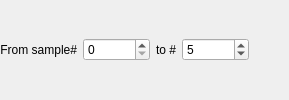
                 <widget class="QWidget" name="page">
                  <layout class="QVBoxLayout" name="verticalLayout_25">
                   <property name="leftMargin">
                    <number>0</number>
                   </property>
                   <property name="topMargin">
                    <number>0</number>
                   </property>
                   <property name="rightMargin">
                    <number>0</number>
                   </property>
                   <property name="bottomMargin">
                    <number>0</number>
                   </property>
                   <item>
                    <widget class="QFrame" name="frSmoothing">
                     <property name="frameShape">
                      <enum>QFrame::Shape::NoFrame</enum>
                     </property>
                     <property name="frameShadow">
                      <enum>QFrame::Shadow::Raised</enum>
                     </property>
                     <layout class="QHBoxLayout" name="horizontalLayout_9">
                      <property name="leftMargin">
                       <number>0</number>
                      </property>
                      <property name="topMargin">
                       <number>0</number>
                      </property>
                      <property name="rightMargin">
                       <number>0</number>
                      </property>
                      <property name="bottomMargin">
                       <number>0</number>
                      </property>
                      <item>
                       <widget class="QLabel" name="label_8">
                        <property name="text">
                         <string>From sample#</string>
                        </property>
                        <property name="alignment">
                         <set>Qt::AlignmentFlag::AlignRight|Qt::AlignmentFlag::AlignTrailing|Qt::AlignmentFlag::AlignVCenter</set>
                        </property>
                       </widget>
                      </item>
                      <item>
                       <widget class="QSpinBox" name="sbPedestalFrom">
                        <property name="maximum">
                         <number>100000</number>
                        </property>
                       </widget>
                      </item>
                      <item>
                       <widget class="QLabel" name="label_9">
                        <property name="sizePolicy">
                         <sizepolicy hsizetype="Minimum" vsizetype="Preferred">
                          <horstretch>0</horstretch>
                          <verstretch>0</verstretch>
                         </sizepolicy>
                        </property>
                        <property name="text">
                         <string>to #</string>
                        </property>
                        <property name="alignment">
                         <set>Qt::AlignmentFlag::AlignRight|Qt::AlignmentFlag::AlignTrailing|Qt::AlignmentFlag::AlignVCenter</set>
                        </property>
                       </widget>
                      </item>
                      <item>
                       <widget class="QSpinBox" name="sbPedestalTo">
                        <property name="maximum">
                         <number>100000</number>
                        </property>
                        <property name="value">
                         <number>5</number>
                        </property>
                       </widget>
                      </item>
                      <item>
                       <spacer name="horizontalSpacer_35">
                        <property name="orientation">
                         <enum>Qt::Orientation::Horizontal</enum>
                        </property>
                        <property name="sizeHint" stdset="0">
                         <size>
                          <width>40</width>
                          <height>20</height>
                         </size>
                        </property>
                       </spacer>
                      </item>
                     </layout>
                    </widget>
                   </item>
                  </layout>
                 </widget>
